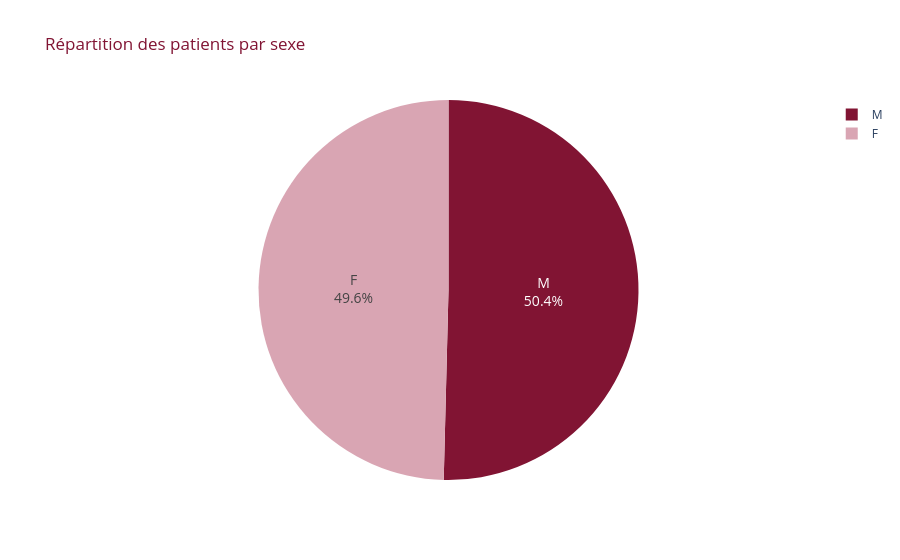

Notebook source saved alongside this figure:
### Code cell
import plotly.express as px

fig = px.pie(
    data,
    names="Sexe",
    title="Répartition des patients par sexe",
    color="Sexe",
    color_discrete_map={
        "M": "#811433",
        "F": "#d9a5b3"
    }
)

# Affichage des pourcentages + labels
fig.update_traces(
    textinfo="percent+label",
    textfont_size=14
)

# Style global
fig.update_layout(
    title_font_color="#811433",
    template="plotly_white"
)

fig.show()

### Figure 1 — Plotly figure (JSON) as saved in the notebook; plotly's stock layout.template omitted (floating-point values rounded to 4 significant figures; data arrays with more than 128 entries replaced by an {"elided": "..."} marker saying what was removed)
{"data": [{"customdata": {"elided": "500x1 str values"}, "domain": {"x": [0, 1], "y": [0, 1]}, "hovertemplate": "Sexe=%{customdata[0]}<extra></extra>", "labels": {"elided": "500 str values"}, "legendgroup": "", "marker": {"colors": {"elided": "500 str values"}}, "name": "", "showlegend": true, "textfont": {"size": 14}, "textinfo": "percent+label", "type": "pie"}], "layout": {"legend": {"tracegroupgap": 0}, "title": {"font": {"color": "#811433"}, "text": "Répartition des patients par sexe"}}}
